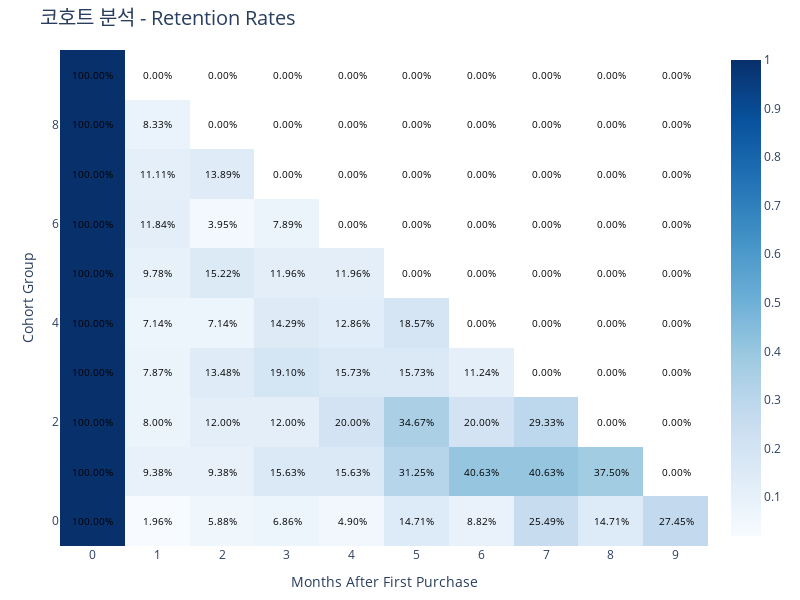

The code cell stored with this chart in its notebook:
### Code cell
import plotly.graph_objects as go
from datetime import datetime

def heatmap() : 
    fig = go.Figure(data=go.Heatmap(
        z=retention_matrix.values,
        x=retention_matrix.columns,
        y=retention_matrix.index,
        colorscale='Blues',
        text=retention_matrix.values,
        texttemplate="%{text:.2%}",  # 비율 형식으로 표시
        textfont={"size": 10, "color": "black"}
    ))
    
    # 레이아웃 업데이트
    fig.update_layout(
        title='코호트 분석 - Retention Rates',
        title_font_size=20,
        xaxis_title='Months After First Purchase',
        yaxis_title='Cohort Group',
        xaxis=dict(tickmode='linear', tick0=0, dtick=1, tickfont=dict(size=12)),
        yaxis=dict(tickfont=dict(size=12)),
        plot_bgcolor='white',
        margin=dict(l=60, r=20, t=50, b=50),
        width=800,
        height=600
    )
    
    # 축 레이블 및 타이틀 스타일링
    fig.update_xaxes(
        title_font=dict(size=14),
        tickfont=dict(size=12)
    )
    
    fig.update_yaxes(
        title_font=dict(size=14),
        tickfont=dict(size=12)
    )
    
    # 색상바(컬러바) 스타일링
    fig.update_coloraxes(colorbar=dict(
        title="재구매율",
        titleside="right",
        titlefont=dict(size=14),
        tickfont=dict(size=12)
    ))
    return fig

heatmap()

### Figure 1 — Plotly figure (JSON) as saved in the notebook; plotly's stock layout.template omitted (floating-point values rounded to 4 significant figures)
{"data": [{"colorscale": [[0, "rgb(247,251,255)"], [0.125, "rgb(222,235,247)"], [0.25, "rgb(198,219,239)"], [0.375, "rgb(158,202,225)"], [0.5, "rgb(107,174,214)"], [0.625, "rgb(66,146,198)"], [0.75, "rgb(33,113,181)"], [0.875, "rgb(8,81,156)"], [1, "rgb(8,48,107)"]], "text": [[1, 0.01961, 0.05882, 0.06863, 0.04902, 0.1471, 0.08824, 0.2549, 0.1471, 0.2745], [1, 0.09375, 0.09375, 0.1562, 0.1562, 0.3125, 0.4062, 0.4062, 0.375, null], [1, 0.08, 0.12, 0.12, 0.2, 0.3467, 0.2, 0.2933, null, null], [1, 0.07865, 0.1348, 0.191, 0.1573, 0.1573, 0.1124, null, null, null], [1, 0.07143, 0.07143, 0.1429, 0.1286, 0.1857, null, null, null, null], [1, 0.09783, 0.1522, 0.1196, 0.1196, null, null, null, null, null], [1, 0.1184, 0.03947, 0.07895, null, null, null, null, null, null], [1, 0.1111, 0.1389, null, null, null, null, null, null, null], [1, 0.08333, null, null, null, null, null, null, null, null], [1, null, null, null, null, null, null, null, null, null]], "textfont": {"color": "black", "size": 10}, "texttemplate": "%{text:.2%}", "type": "heatmap", "x": ["0", "1", "2", "3", "4", "5", "6", "7", "8", "9"], "y": [0, 1, 2, 3, 4, 5, 6, 7, 8, 9], "z": [[1, 0.01961, 0.05882, 0.06863, 0.04902, 0.1471, 0.08824, 0.2549, 0.1471, 0.2745], [1, 0.09375, 0.09375, 0.1562, 0.1562, 0.3125, 0.4062, 0.4062, 0.375, null], [1, 0.08, 0.12, 0.12, 0.2, 0.3467, 0.2, 0.2933, null, null], [1, 0.07865, 0.1348, 0.191, 0.1573, 0.1573, 0.1124, null, null, null], [1, 0.07143, 0.07143, 0.1429, 0.1286, 0.1857, null, null, null, null], [1, 0.09783, 0.1522, 0.1196, 0.1196, null, null, null, null, null], [1, 0.1184, 0.03947, 0.07895, null, null, null, null, null, null], [1, 0.1111, 0.1389, null, null, null, null, null, null, null], [1, 0.08333, null, null, null, null, null, null, null, null], [1, null, null, null, null, null, null, null, null, null]]}], "layout": {"coloraxis": {"colorbar": {"tickfont": {"size": 12}, "title": {"font": {"size": 14}, "side": "right", "text": "재구매율"}}}, "height": 600, "margin": {"b": 50, "l": 60, "r": 20, "t": 50}, "plot_bgcolor": "white", "title": {"font": {"size": 20}, "text": "코호트 분석 - Retention Rates"}, "width": 800, "xaxis": {"dtick": 1, "tick0": 0, "tickfont": {"size": 12}, "tickmode": "linear", "title": {"font": {"size": 14}, "text": "Months After First Purchase"}}, "yaxis": {"tickfont": {"size": 12}, "title": {"font": {"size": 14}, "text": "Cohort Group"}}}}
